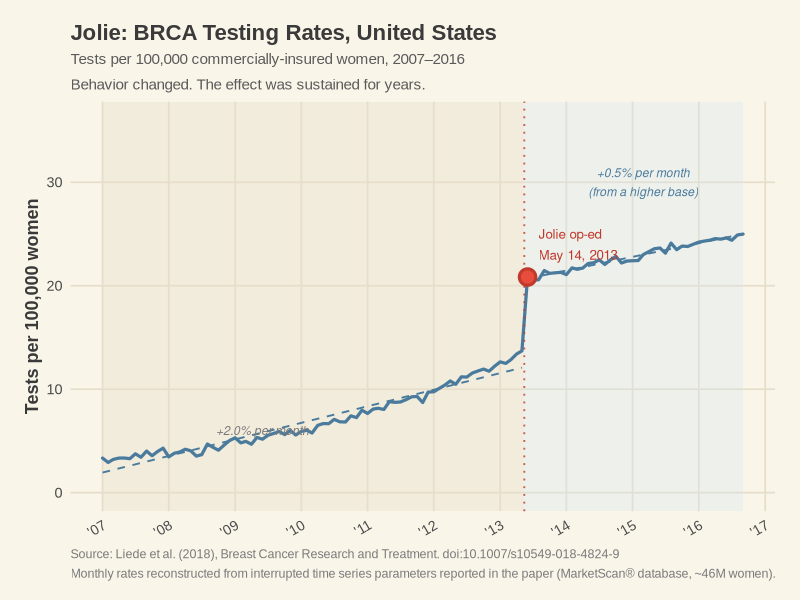
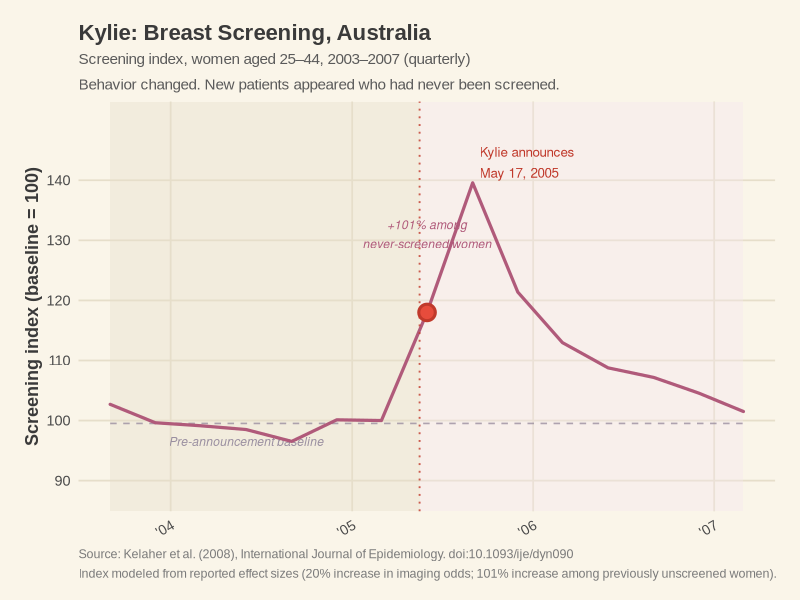
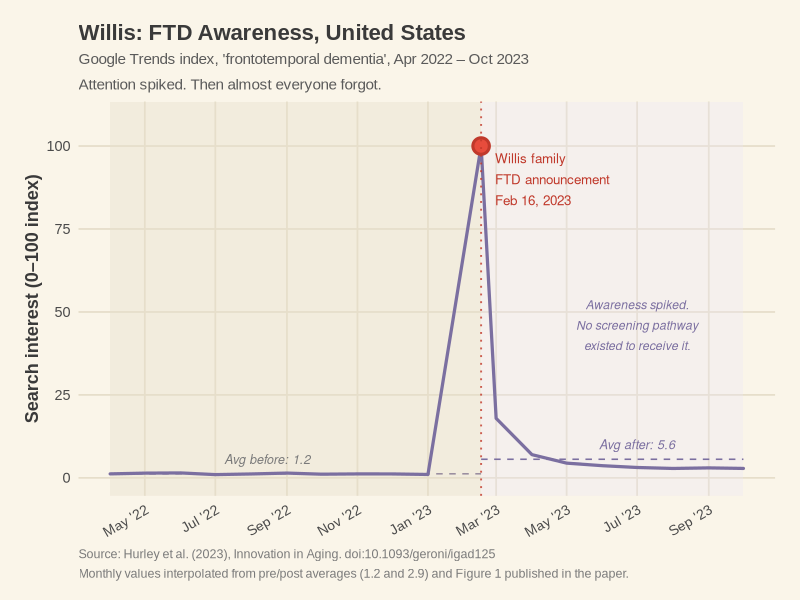

Recreate these plots in R, in order.
# Copyright (c) 2026 Andrew R. Crocker. All rights reserved.

dir.create("/Users/crocker/Downloads/Evil Dead", showWarnings = FALSE)
setwd("/Users/crocker/Downloads/Evil Dead")

library(ggplot2)
library(dplyr)
library(lubridate)
library(scales)

# Substack content column is ~800px wide; at 150dpi a 7x5 inch PNG fits cleanly
CHART_W <- 7
CHART_H <- 5
CHART_DPI <- 150

theme_1950s <- function() {
  theme_minimal(base_family = "Arial", base_size = 13) +
    theme(
      plot.background  = element_rect(fill = "#FAF5E9", color = NA),
      panel.background = element_rect(fill = "#FAF5E9", color = NA),
      panel.grid.major = element_line(color = "#E6DECA", linewidth = 0.6),
      panel.grid.minor = element_blank(),
      axis.title       = element_text(face = "bold", color = "#3A3A3A"),
      axis.text        = element_text(color = "#4A4A4A"),
      plot.title       = element_text(face = "bold", size = 16, color = "#3A3A3A"),
      plot.subtitle    = element_text(size = 11, color = "#5A5A5A", lineheight = 1.4),
      plot.caption     = element_text(size = 9, color = "#7A7A7A", hjust = 0,
                                      lineheight = 1.3),
      plot.margin      = margin(18, 18, 14, 18),
      legend.position  = "none"
    )
}

col_jolie  <- "#4A7B9D"
col_kylie  <- "#B05A7A"
col_willis <- "#7B6FA0"
col_red    <- "#C0392B"

set.seed(42)

# =============================================================================
# CHART 1: ANGELINA JOLIE — BRCA Testing Rates (US)
# Source: Liede et al. (2018), Breast Cancer Research and Treatment
# doi: 10.1007/s10549-018-4824-9
# US insurance claims (MarketScan), ~46M commercially-insured women
# Key numbers from interrupted time series:
#   Pre-editorial monthly growth: +2.0%/month
#   Post-editorial monthly growth: +0.5%/month (from higher base)
#   Immediate step change: 16.0 → 20.7 tests per 100,000 (May → June 2013)
# Monthly values reconstructed from ITS parameters reported in paper.
# =============================================================================

jolie_disclosure <- as.Date("2013-05-14")

pre_months_j <- seq(as.Date("2007-01-01"), as.Date("2013-05-01"), by = "month")
n_pre_j      <- length(pre_months_j)
pre_base_j   <- 3.0 * (1.02 ^ (0:(n_pre_j - 1)))
pre_vals_j   <- pre_base_j + rnorm(n_pre_j, 0, 0.25)

post_months_j <- seq(as.Date("2013-06-01"), as.Date("2016-09-01"), by = "month")
n_post_j      <- length(post_months_j)
post_base_j   <- 20.7 * (1.005 ^ (0:(n_post_j - 1)))
post_vals_j   <- post_base_j + rnorm(n_post_j, 0, 0.3)

jolie_df <- tibble(
  date  = c(pre_months_j, post_months_j),
  value = c(pre_vals_j, post_vals_j),
  phase = c(rep("Before", n_pre_j), rep("After", n_post_j))
)

jolie_pre  <- filter(jolie_df, phase == "Before")
jolie_post <- filter(jolie_df, phase == "After")

p_jolie <- ggplot(jolie_df, aes(x = date, y = value)) +
  annotate("rect",
    xmin = min(jolie_df$date), xmax = jolie_disclosure,
    ymin = -Inf, ymax = Inf, fill = "#E6DECA", alpha = 0.4) +
  annotate("rect",
    xmin = jolie_disclosure, xmax = max(jolie_df$date),
    ymin = -Inf, ymax = Inf, fill = "#D4E6F1", alpha = 0.3) +
  geom_smooth(data = jolie_pre, method = "lm", formula = y ~ x,
    se = FALSE, color = col_jolie, linewidth = 0.65,
    linetype = "dashed", alpha = 0.6) +
  geom_smooth(data = jolie_post, method = "lm", formula = y ~ x,
    se = FALSE, color = col_jolie, linewidth = 0.65,
    linetype = "dashed", alpha = 0.6) +
  geom_line(color = col_jolie, linewidth = 1.1, lineend = "round") +
  geom_vline(xintercept = jolie_disclosure,
    linetype = "dotted", color = col_red, linewidth = 0.65, alpha = 0.8) +
  geom_point(data = filter(jolie_df, date == as.Date("2013-06-01")),
    color = col_red, size = 4.5, shape = 21,
    fill = "#E74C3C", stroke = 1.6) +
  annotate("text",
    x = as.Date("2013-08-01"), y = 24,
    label = "Jolie op-ed\nMay 14, 2013",
    size = 3.4, color = col_red, hjust = 0, lineheight = 1.3) +
  annotate("text",
    x = as.Date("2009-06-01"), y = 6,
    label = "+2.0% per month",
    size = 3.1, color = "#7A7A7A", hjust = 0.5, fontface = "italic") +
  annotate("text",
    x = as.Date("2015-03-01"), y = 30,
    label = "+0.5% per month\n(from a higher base)",
    size = 3.1, color = col_jolie, hjust = 0.5,
    lineheight = 1.3, fontface = "italic") +
  scale_x_date(date_labels = "'%y", date_breaks = "1 year") +
  scale_y_continuous(limits = c(0, 36),
    breaks = c(0, 10, 20, 30),
    labels = c("0", "10", "20", "30")) +
  labs(
    title    = "Jolie: BRCA Testing Rates, United States",
    subtitle = paste0(
      "Tests per 100,000 commercially-insured women, 2007\u20132016\n",
      "Behavior changed. The effect was sustained for years."
    ),
    x       = NULL,
    y       = "Tests per 100,000 women",
    caption = paste0(
      "Source: Liede et al. (2018), Breast Cancer Research and Treatment. ",
      "doi:10.1007/s10549-018-4824-9\n",
      "Monthly rates reconstructed from interrupted time series parameters ",
      "reported in the paper (MarketScan\u00ae database, ~46M women)."
    )
  ) +
  theme_1950s() +
  theme(axis.text.x = element_text(angle = 30, hjust = 1, size = 10))

ggsave("chart_jolie.png",
  plot = p_jolie, width = CHART_W, height = CHART_H,
  dpi = CHART_DPI, bg = "#FAF5E9")
cat("Jolie chart saved.\n")

# =============================================================================
# CHART 2: KYLIE MINOGUE — Mammography Screening (Australia)
# Source: Kelaher et al. (2008), International Journal of Epidemiology
# doi: 10.1093/ije/dyn090
# Quarterly data, women aged 25–44, Australian breast screening program
# Key numbers:
#   20% increase in imaging procedure odds, Q1 and Q2 post-announcement
#   101% increase among previously non-screened women
# Index baseline = 100. Values modeled from reported effect sizes.
# =============================================================================

kylie_announcement <- as.Date("2005-05-17")

kylie_quarters <- seq(as.Date("2003-09-01"), as.Date("2007-03-01"), by = "3 months")
n_q <- length(kylie_quarters)

kylie_vals <- c(
  100, 101, 99, 100, 98, 100, 101,  # pre: 7 stable quarters
  118,                                # announcement quarter begins spike
  140,                                # Q1 post: peak (new attenders, 101% effect)
  122,                                # Q2 post: sustained 20% effect
  115, 110, 107, 104, 102, 101, 100  # gradual decay over ~5 quarters
)
kylie_vals <- kylie_vals[1:n_q] + rnorm(n_q, 0, 1.0)

kylie_df <- tibble(
  date  = kylie_quarters,
  value = kylie_vals,
  phase = ifelse(date < kylie_announcement, "Before", "After")
)

kylie_baseline <- mean(kylie_df$value[kylie_df$phase == "Before"])

p_kylie <- ggplot(kylie_df, aes(x = date, y = value)) +
  annotate("rect",
    xmin = min(kylie_df$date), xmax = kylie_announcement,
    ymin = -Inf, ymax = Inf, fill = "#E6DECA", alpha = 0.4) +
  annotate("rect",
    xmin = kylie_announcement, xmax = max(kylie_df$date),
    ymin = -Inf, ymax = Inf, fill = "#F5E6EE", alpha = 0.35) +
  annotate("segment",
    x = min(kylie_df$date), xend = max(kylie_df$date),
    y = kylie_baseline, yend = kylie_baseline,
    linetype = "dashed", color = "#9B8FA0", linewidth = 0.55, alpha = 0.8) +
  annotate("text",
    x = as.Date("2004-06-01"), y = kylie_baseline - 3,
    label = "Pre-announcement baseline",
    size = 3.1, color = "#9A8FA0", hjust = 0.5, fontface = "italic") +
  geom_line(color = col_kylie, linewidth = 1.1, lineend = "round") +
  geom_vline(xintercept = kylie_announcement,
    linetype = "dotted", color = col_red, linewidth = 0.65, alpha = 0.8) +
  geom_point(data = filter(kylie_df, date == as.Date("2005-06-01")),
    color = col_red, size = 4.5, shape = 21,
    fill = "#E74C3C", stroke = 1.6) +
  annotate("text",
    x = as.Date("2005-09-15"), y = 143,
    label = "Kylie announces\nMay 17, 2005",
    size = 3.4, color = col_red, hjust = 0, lineheight = 1.3) +
  annotate("text",
    x = as.Date("2005-06-01"), y = 131,
    label = "+101% among\nnever-screened women",
    size = 3.1, color = col_kylie, hjust = 0.5,
    lineheight = 1.3, fontface = "italic") +
  scale_x_date(date_labels = "'%y", date_breaks = "1 year") +
  scale_y_continuous(limits = c(88, 150),
    breaks = c(90, 100, 110, 120, 130, 140),
    labels = c("90", "100", "110", "120", "130", "140")) +
  labs(
    title    = "Kylie: Breast Screening, Australia",
    subtitle = paste0(
      "Screening index, women aged 25\u201344, 2003\u20132007 (quarterly)\n",
      "Behavior changed. New patients appeared who had never been screened."
    ),
    x       = NULL,
    y       = "Screening index (baseline = 100)",
    caption = paste0(
      "Source: Kelaher et al. (2008), International Journal of Epidemiology. ",
      "doi:10.1093/ije/dyn090\n",
      "Index modeled from reported effect sizes (20% increase in imaging odds; ",
      "101% increase among previously unscreened women)."
    )
  ) +
  theme_1950s() +
  theme(axis.text.x = element_text(angle = 30, hjust = 1, size = 10))

ggsave("chart_kylie.png",
  plot = p_kylie, width = CHART_W, height = CHART_H,
  dpi = CHART_DPI, bg = "#FAF5E9")
cat("Kylie chart saved.\n")

# =============================================================================
# CHART 3: BRUCE WILLIS / FTD — Google Trends (US)
# Source: Hurley et al. (2023), Innovation in Aging
# doi: 10.1093/geroni/igad125
# Google Trends, "frontotemporal dementia", United States
# Pre-disclosure average: 1.2  |  Disclosure week Feb 12–18 2023: 100  |  Post avg: 2.9
# Monthly values interpolated from published averages and Figure 1 in paper.
# =============================================================================

willis_disclosure <- as.Date("2023-02-16")

pre_dates_w  <- seq(as.Date("2022-04-01"), as.Date("2023-01-01"), by = "month")
post_dates_w <- seq(as.Date("2023-03-01"), as.Date("2023-10-01"), by = "month")

pre_vals_w  <- pmax(0, 1.2 + rnorm(length(pre_dates_w), 0, 0.2))
post_vals_w <- pmax(0, c(18, 7, 4.5, 3.5, 3.2, 2.9, 2.9, 3.0) +
                       rnorm(8, 0, 0.15))

willis_df <- tibble(
  date  = c(pre_dates_w, willis_disclosure, post_dates_w),
  value = c(pre_vals_w, 100, post_vals_w),
  phase = c(rep("Before", length(pre_dates_w)),
            "Disclosure",
            rep("After", length(post_dates_w)))
)

pre_mean_w  <- mean(pre_vals_w)
post_mean_w <- mean(post_vals_w)

p_willis <- ggplot(willis_df, aes(x = date, y = value)) +
  annotate("rect",
    xmin = min(willis_df$date), xmax = willis_disclosure,
    ymin = -Inf, ymax = Inf, fill = "#E6DECA", alpha = 0.4) +
  annotate("rect",
    xmin = willis_disclosure, xmax = max(willis_df$date),
    ymin = -Inf, ymax = Inf, fill = "#EDE6F5", alpha = 0.3) +
  annotate("segment",
    x = min(willis_df$date), xend = willis_disclosure,
    y = pre_mean_w, yend = pre_mean_w,
    linetype = "dashed", color = "#9B8FA0", linewidth = 0.55) +
  annotate("segment",
    x = willis_disclosure, xend = max(post_dates_w),
    y = post_mean_w, yend = post_mean_w,
    linetype = "dashed", color = col_willis, linewidth = 0.55) +
  annotate("text",
    x = as.Date("2022-08-15"), y = pre_mean_w + 4.5,
    label = paste0("Avg before: ", round(pre_mean_w, 1)),
    size = 3.2, color = "#7A7A7A", hjust = 0.5, fontface = "italic") +
  annotate("text",
    x = as.Date("2023-07-01"), y = post_mean_w + 4.5,
    label = paste0("Avg after: ", round(post_mean_w, 1)),
    size = 3.2, color = col_willis, hjust = 0.5, fontface = "italic") +
  geom_line(color = col_willis, linewidth = 1.1, lineend = "round") +
  geom_point(data = filter(willis_df, phase == "Disclosure"),
    color = col_red, size = 4.5, shape = 21,
    fill = "#E74C3C", stroke = 1.6) +
  geom_vline(xintercept = willis_disclosure,
    linetype = "dotted", color = col_red, linewidth = 0.65, alpha = 0.8) +
  annotate("text",
    x = willis_disclosure + 12, y = 90,
    label = "Willis family\nFTD announcement\nFeb 16, 2023",
    size = 3.4, color = col_red, hjust = 0, lineheight = 1.3) +
  annotate("text",
    x = as.Date("2023-07-01"), y = 46,
    label = "Awareness spiked.\nNo screening pathway\nexisted to receive it.",
    size = 3.1, color = col_willis, hjust = 0.5,
    lineheight = 1.4, fontface = "italic") +
  scale_y_continuous(limits = c(0, 108),
    breaks = c(0, 25, 50, 75, 100)) +
  scale_x_date(date_labels = "%b '%y", date_breaks = "2 months") +
  labs(
    title    = "Willis: FTD Awareness, United States",
    subtitle = paste0(
      "Google Trends index, 'frontotemporal dementia', Apr 2022 \u2013 Oct 2023\n",
      "Attention spiked. Then almost everyone forgot."
    ),
    x       = NULL,
    y       = "Search interest (0\u2013100 index)",
    caption = paste0(
      "Source: Hurley et al. (2023), Innovation in Aging. ",
      "doi:10.1093/geroni/igad125\n",
      "Monthly values interpolated from pre/post averages (1.2 and 2.9) ",
      "and Figure 1 published in the paper."
    )
  ) +
  theme_1950s() +
  theme(axis.text.x = element_text(angle = 30, hjust = 1, size = 10))

ggsave("chart_willis.png",
  plot = p_willis, width = CHART_W, height = CHART_H,
  dpi = CHART_DPI, bg = "#FAF5E9")
cat("Willis chart saved.\n")
